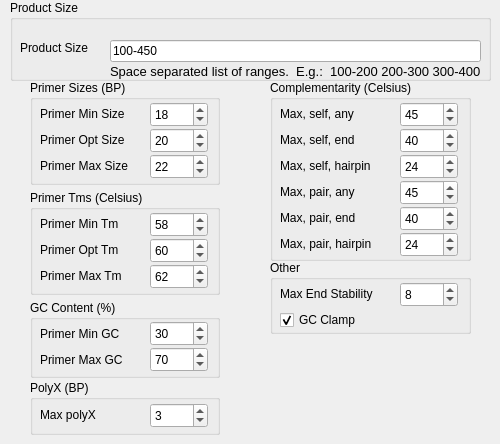
   <widget class="QWidget" name="tab_3">
    <attribute name="title">
     <string>Advanced</string>
    </attribute>
    <widget class="QGroupBox" name="groupBox_5">
     <property name="geometry">
      <rect>
       <x>30</x>
       <y>80</y>
       <width>190</width>
       <height>105</height>
      </rect>
     </property>
     <property name="title">
      <string>Primer Sizes (BP)</string>
     </property>
     <widget class="QSpinBox" name="primerMinSizeSpinBox">
      <property name="geometry">
       <rect>
        <x>120</x>
        <y>22</y>
        <width>58</width>
        <height>25</height>
       </rect>
      </property>
      <property name="minimum">
       <number>15</number>
      </property>
      <property name="maximum">
       <number>30</number>
      </property>
      <property name="value">
       <number>18</number>
      </property>
     </widget>
     <widget class="QLabel" name="label_4">
      <property name="geometry">
       <rect>
        <x>10</x>
        <y>24</y>
        <width>111</width>
        <height>20</height>
       </rect>
      </property>
      <property name="text">
       <string>Primer Min Size</string>
      </property>
     </widget>
     <widget class="QLabel" name="label_7">
      <property name="geometry">
       <rect>
        <x>10</x>
        <y>50</y>
        <width>111</width>
        <height>20</height>
       </rect>
      </property>
      <property name="text">
       <string>Primer Opt Size</string>
      </property>
     </widget>
     <widget class="QSpinBox" name="primerOptSizeSpinBox">
      <property name="geometry">
       <rect>
        <x>120</x>
        <y>48</y>
        <width>58</width>
        <height>25</height>
       </rect>
      </property>
      <property name="minimum">
       <number>15</number>
      </property>
      <property name="maximum">
       <number>30</number>
      </property>
      <property name="value">
       <number>20</number>
      </property>
     </widget>
     <widget class="QLabel" name="label_8">
      <property name="geometry">
       <rect>
        <x>10</x>
        <y>76</y>
        <width>111</width>
        <height>20</height>
       </rect>
      </property>
      <property name="text">
       <string>Primer Max Size</string>
      </property>
     </widget>
     <widget class="QSpinBox" name="primerMaxSizeSpinBox">
      <property name="geometry">
       <rect>
        <x>120</x>
        <y>74</y>
        <width>58</width>
        <height>25</height>
       </rect>
      </property>
      <property name="minimum">
       <number>15</number>
      </property>
      <property name="maximum">
       <number>30</number>
      </property>
      <property name="value">
       <number>22</number>
      </property>
     </widget>
    </widget>
    <widget class="QGroupBox" name="groupBox_6">
     <property name="geometry">
      <rect>
       <x>10</x>
       <y>0</y>
       <width>481</width>
       <height>81</height>
      </rect>
     </property>
     <property name="title">
      <string>Product Size</string>
     </property>
     <widget class="QLabel" name="label_5">
      <property name="geometry">
       <rect>
        <x>10</x>
        <y>38</y>
        <width>111</width>
        <height>20</height>
       </rect>
      </property>
      <property name="text">
       <string>Product Size</string>
      </property>
     </widget>
     <widget class="QLineEdit" name="primerProductSizeTextBox">
      <property name="geometry">
       <rect>
        <x>100</x>
        <y>40</y>
        <width>371</width>
        <height>22</height>
       </rect>
      </property>
      <property name="text">
       <string>100-450</string>
      </property>
     </widget>
     <widget class="QLabel" name="label">
      <property name="geometry">
       <rect>
        <x>100</x>
        <y>63</y>
        <width>371</width>
        <height>16</height>
       </rect>
      </property>
      <property name="font">
       <font>
        <pointsize>10</pointsize>
       </font>
      </property>
      <property name="text">
       <string>Space separated list of ranges.  E.g.:  100-200 200-300 300-400</string>
      </property>
     </widget>
    </widget>
    <widget class="QGroupBox" name="groupBox_7">
     <property name="geometry">
      <rect>
       <x>30</x>
       <y>190</y>
       <width>190</width>
       <height>105</height>
      </rect>
     </property>
     <property name="title">
      <string>Primer Tms (Celsius)</string>
     </property>
     <widget class="QSpinBox" name="primerMinTmSpinBox">
      <property name="geometry">
       <rect>
        <x>120</x>
        <y>22</y>
        <width>58</width>
        <height>25</height>
       </rect>
      </property>
      <property name="minimum">
       <number>45</number>
      </property>
      <property name="maximum">
       <number>150</number>
      </property>
      <property name="value">
       <number>58</number>
      </property>
     </widget>
     <widget class="QLabel" name="label_6">
      <property name="geometry">
       <rect>
        <x>10</x>
        <y>24</y>
        <width>111</width>
        <height>20</height>
       </rect>
      </property>
      <property name="text">
       <string>Primer Min Tm</string>
      </property>
     </widget>
     <widget class="QLabel" name="label_9">
      <property name="geometry">
       <rect>
        <x>10</x>
        <y>50</y>
        <width>111</width>
        <height>20</height>
       </rect>
      </property>
      <property name="text">
       <string>Primer Opt Tm</string>
      </property>
     </widget>
     <widget class="QSpinBox" name="primerOptTmSpinBox">
      <property name="geometry">
       <rect>
        <x>120</x>
        <y>48</y>
        <width>58</width>
        <height>25</height>
       </rect>
      </property>
      <property name="minimum">
       <number>45</number>
      </property>
      <property name="maximum">
       <number>150</number>
      </property>
      <property name="value">
       <number>60</number>
      </property>
     </widget>
     <widget class="QLabel" name="label_10">
      <property name="geometry">
       <rect>
        <x>10</x>
        <y>76</y>
        <width>111</width>
        <height>20</height>
       </rect>
      </property>
      <property name="text">
       <string>Primer Max Tm</string>
      </property>
     </widget>
     <widget class="QSpinBox" name="primerMaxTmSpinBox">
      <property name="geometry">
       <rect>
        <x>120</x>
        <y>74</y>
        <width>58</width>
        <height>25</height>
       </rect>
      </property>
      <property name="minimum">
       <number>45</number>
      </property>
      <property name="maximum">
       <number>150</number>
      </property>
      <property name="value">
       <number>62</number>
      </property>
     </widget>
    </widget>
    <widget class="QGroupBox" name="groupBox_10">
     <property name="geometry">
      <rect>
       <x>30</x>
       <y>300</y>
       <width>190</width>
       <height>78</height>
      </rect>
     </property>
     <property name="title">
      <string>GC Content (%)</string>
     </property>
     <widget class="QSpinBox" name="primerMinGcSpinBox">
      <property name="geometry">
       <rect>
        <x>120</x>
        <y>21</y>
        <width>58</width>
        <height>25</height>
       </rect>
      </property>
      <property name="maximum">
       <number>50</number>
      </property>
      <property name="value">
       <number>30</number>
      </property>
     </widget>
     <widget class="QLabel" name="label_2">
      <property name="geometry">
       <rect>
        <x>10</x>
        <y>24</y>
        <width>110</width>
        <height>20</height>
       </rect>
      </property>
      <property name="text">
       <string>Primer Min GC</string>
      </property>
     </widget>
     <widget class="QSpinBox" name="primerMaxGcSpinBox">
      <property name="geometry">
       <rect>
        <x>120</x>
        <y>47</y>
        <width>58</width>
        <height>25</height>
       </rect>
      </property>
      <property name="minimum">
       <number>50</number>
      </property>
      <property name="maximum">
       <number>100</number>
      </property>
      <property name="value">
       <number>70</number>
      </property>
     </widget>
     <widget class="QLabel" name="label_3">
      <property name="geometry">
       <rect>
        <x>10</x>
        <y>50</y>
        <width>110</width>
        <height>20</height>
       </rect>
      </property>
      <property name="text">
       <string>Primer Max GC</string>
      </property>
     </widget>
    </widget>
    <widget class="QGroupBox" name="groupBox_11">
     <property name="geometry">
      <rect>
       <x>30</x>
       <y>380</y>
       <width>190</width>
       <height>55</height>
      </rect>
     </property>
     <property name="title">
      <string>PolyX (BP)</string>
     </property>
     <widget class="QSpinBox" name="primerMaxPolyXSpinBox">
      <property name="geometry">
       <rect>
        <x>120</x>
        <y>23</y>
        <width>58</width>
        <height>25</height>
       </rect>
      </property>
      <property name="maximum">
       <number>6</number>
      </property>
      <property name="value">
       <number>3</number>
      </property>
     </widget>
     <widget class="QLabel" name="label_11">
      <property name="geometry">
       <rect>
        <x>10</x>
        <y>27</y>
        <width>101</width>
        <height>16</height>
       </rect>
      </property>
      <property name="text">
       <string>Max polyX</string>
      </property>
     </widget>
    </widget>
    <widget class="QGroupBox" name="groupBox_12">
     <property name="geometry">
      <rect>
       <x>270</x>
       <y>80</y>
       <width>201</width>
       <height>181</height>
      </rect>
     </property>
     <property name="title">
      <string>Complementarity (Celsius)</string>
     </property>
     <widget class="QSpinBox" name="primerMaxSelfAnySpinBox">
      <property name="geometry">
       <rect>
        <x>130</x>
        <y>22</y>
        <width>58</width>
        <height>25</height>
       </rect>
      </property>
      <property name="maximum">
       <number>100</number>
      </property>
      <property name="value">
       <number>45</number>
      </property>
     </widget>
     <widget class="QLabel" name="label_12">
      <property name="geometry">
       <rect>
        <x>10</x>
        <y>24</y>
        <width>121</width>
        <height>20</height>
       </rect>
      </property>
      <property name="text">
       <string>Max, self, any</string>
      </property>
     </widget>
     <widget class="QSpinBox" name="primerMaxSelfEndSpinBox">
      <property name="geometry">
       <rect>
        <x>130</x>
        <y>48</y>
        <width>58</width>
        <height>25</height>
       </rect>
      </property>
      <property name="maximum">
       <number>100</number>
      </property>
      <property name="value">
       <number>40</number>
      </property>
     </widget>
     <widget class="QLabel" name="label_13">
      <property name="geometry">
       <rect>
        <x>10</x>
        <y>50</y>
        <width>121</width>
        <height>20</height>
       </rect>
      </property>
      <property name="text">
       <string>Max, self, end</string>
      </property>
     </widget>
     <widget class="QSpinBox" name="primerMaxPairAnySpinBox">
      <property name="geometry">
       <rect>
        <x>130</x>
        <y>100</y>
        <width>58</width>
        <height>25</height>
       </rect>
      </property>
      <property name="maximum">
       <number>100</number>
      </property>
      <property name="value">
       <number>45</number>
      </property>
     </widget>
     <widget class="QLabel" name="label_14">
      <property name="geometry">
       <rect>
        <x>10</x>
        <y>102</y>
        <width>121</width>
        <height>20</height>
       </rect>
      </property>
      <property name="text">
       <string>Max, pair, any</string>
      </property>
     </widget>
     <widget class="QSpinBox" name="primerMaxPairEndSpinBox">
      <property name="geometry">
       <rect>
        <x>130</x>
        <y>126</y>
        <width>58</width>
        <height>25</height>
       </rect>
      </property>
      <property name="maximum">
       <number>100</number>
      </property>
      <property name="value">
       <number>40</number>
      </property>
     </widget>
     <widget class="QLabel" name="label_15">
      <property name="geometry">
       <rect>
        <x>10</x>
        <y>128</y>
        <width>121</width>
        <height>20</height>
       </rect>
      </property>
      <property name="text">
       <string>Max, pair, end</string>
      </property>
     </widget>
     <widget class="QSpinBox" name="primerMaxSelfHairpinSpinBox">
      <property name="geometry">
       <rect>
        <x>130</x>
        <y>74</y>
        <width>58</width>
        <height>25</height>
       </rect>
      </property>
      <property name="maximum">
       <number>100</number>
      </property>
      <property name="value">
       <number>24</number>
      </property>
     </widget>
     <widget class="QLabel" name="label_16">
      <property name="geometry">
       <rect>
        <x>10</x>
        <y>76</y>
        <width>121</width>
        <height>20</height>
       </rect>
      </property>
      <property name="text">
       <string>Max, self, hairpin</string>
      </property>
     </widget>
     <widget class="QSpinBox" name="primerMaxPairHairpinSpinBox">
      <property name="geometry">
       <rect>
        <x>130</x>
        <y>152</y>
        <width>58</width>
        <height>25</height>
       </rect>
      </property>
      <property name="value">
       <number>24</number>
      </property>
     </widget>
     <widget class="QLabel" name="label_17">
      <property name="geometry">
       <rect>
        <x>10</x>
        <y>154</y>
        <width>121</width>
        <height>20</height>
       </rect>
      </property>
      <property name="text">
       <string>Max, pair, hairpin</string>
      </property>
     </widget>
    </widget>
    <widget class="QGroupBox" name="groupBox_13">
     <property name="geometry">
      <rect>
       <x>270</x>
       <y>260</y>
       <width>201</width>
       <height>74</height>
      </rect>
     </property>
     <property name="title">
      <string>Other</string>
     </property>
     <widget class="QCheckBox" name="primerGCClampCheckBox">
      <property name="geometry">
       <rect>
        <x>10</x>
        <y>50</y>
        <width>87</width>
        <height>20</height>
       </rect>
      </property>
      <property name="text">
       <string>GC Clamp</string>
      </property>
      <property name="checked">
       <bool>true</bool>
      </property>
     </widget>
     <widget class="QLabel" name="label_18">
      <property name="geometry">
       <rect>
        <x>10</x>
        <y>24</y>
        <width>120</width>
        <height>20</height>
       </rect>
      </property>
      <property name="text">
       <string>Max End Stability</string>
      </property>
     </widget>
     <widget class="QSpinBox" name="primerMaxEndStabilitySpinBox">
      <property name="geometry">
       <rect>
        <x>130</x>
        <y>22</y>
        <width>58</width>
        <height>25</height>
       </rect>
      </property>
      <property name="maximum">
       <number>20</number>
      </property>
      <property name="value">
       <number>8</number>
      </property>
     </widget>
    </widget>
   </widget>
